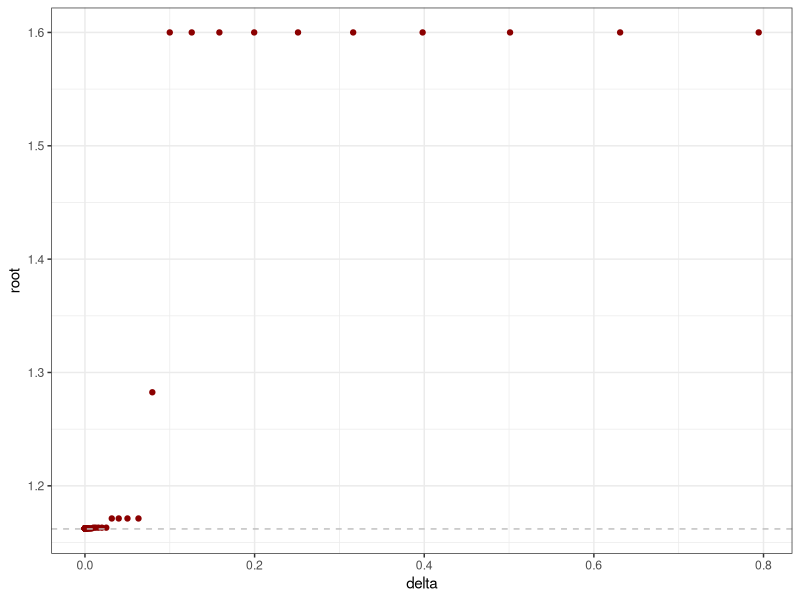
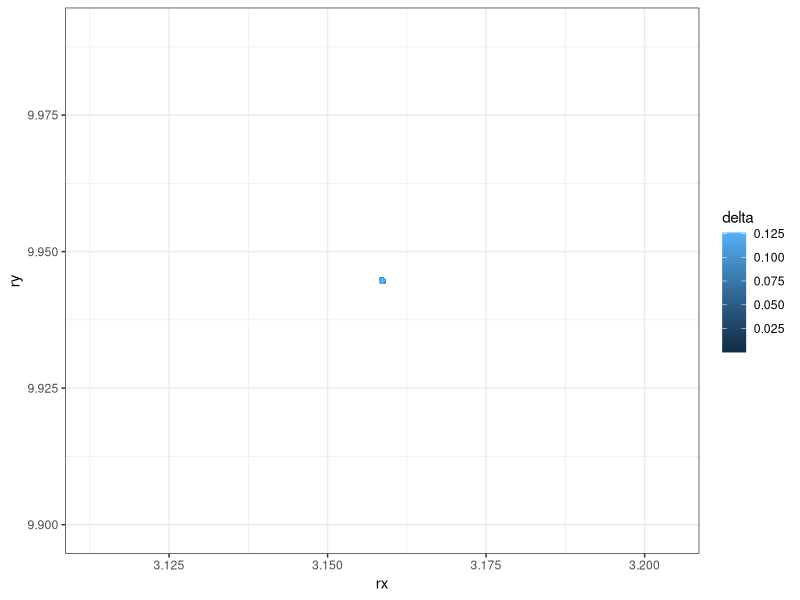
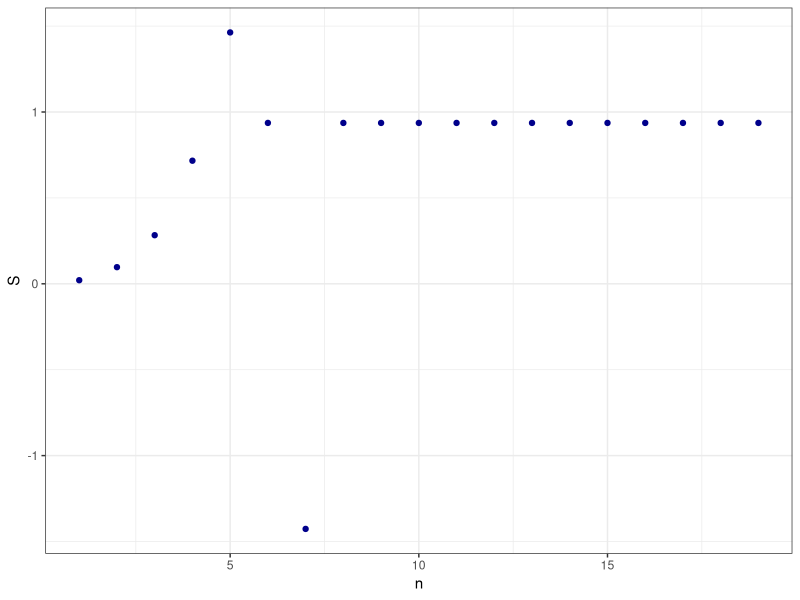
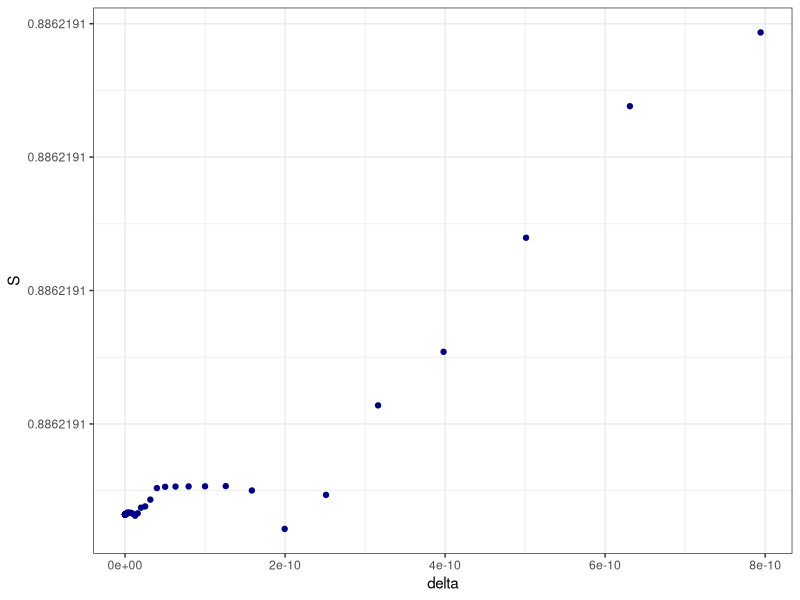
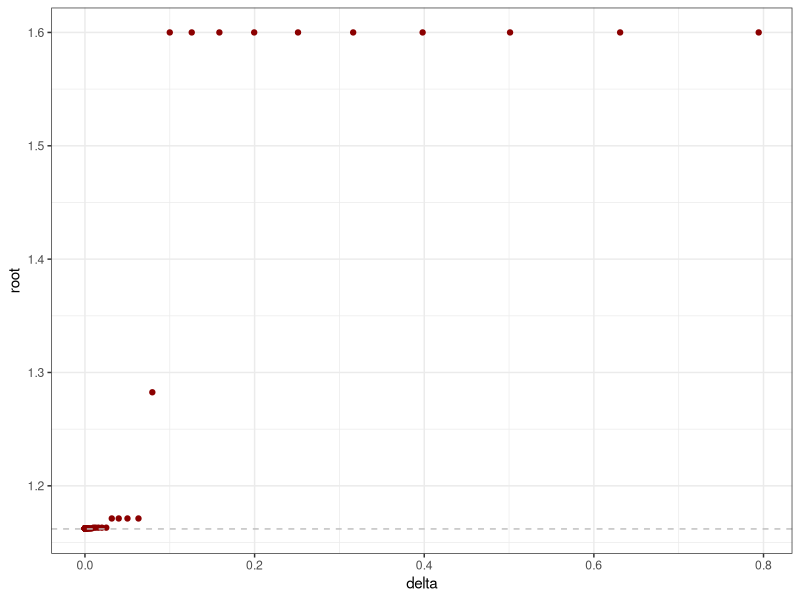
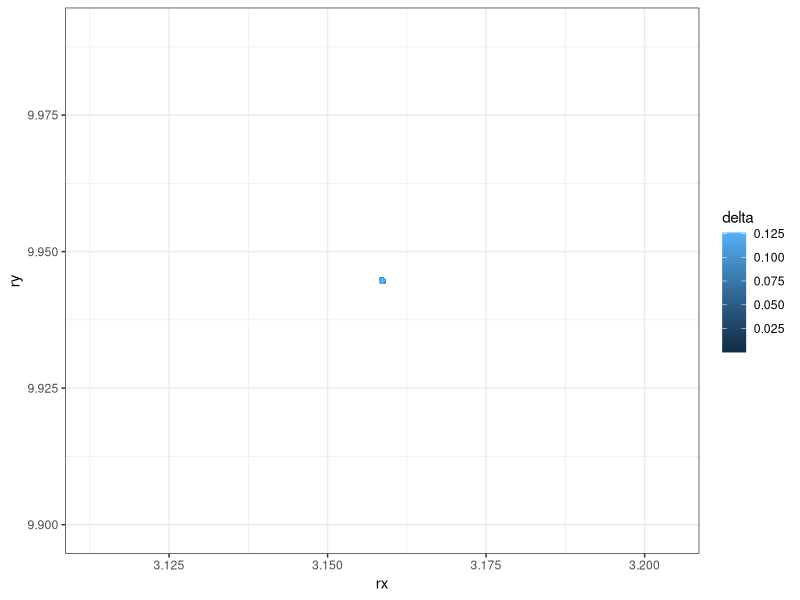
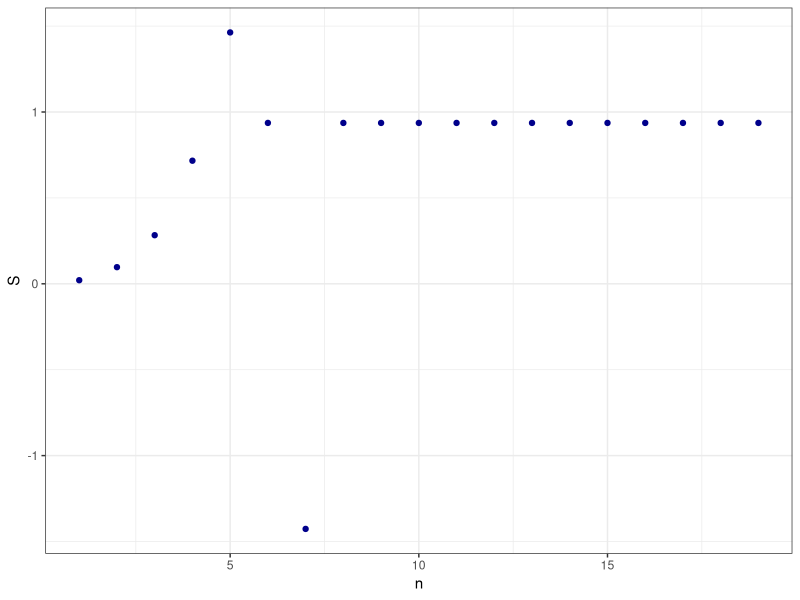
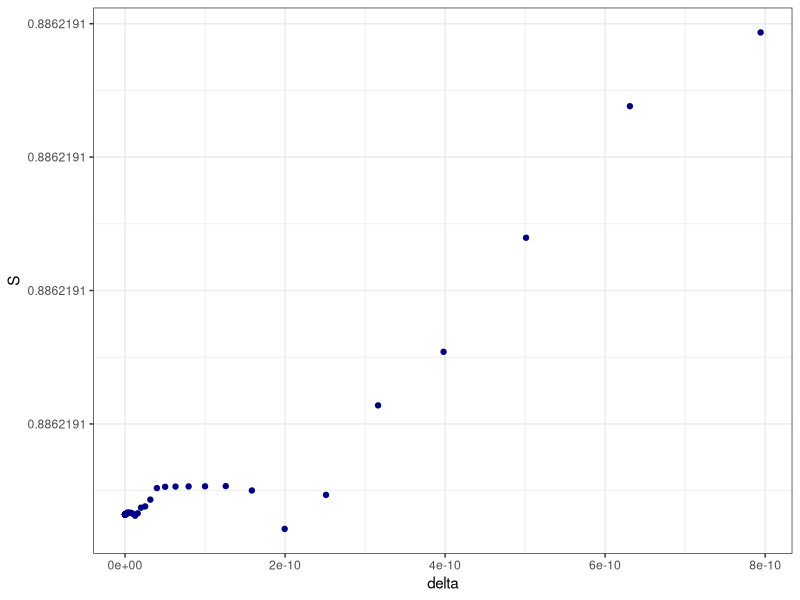

These charts were generated, in order, by the following R code:
#!/bin/R

library(ggplot2)
library(scales)

data1 <- read.csv("secant.csv", header=T, sep = ",")  # Read data

ggplot(data1) +                                       # Draw plot1
  geom_point(aes(delta, root), color = "darkred") +
  geom_hline(yintercept=1.162, linetype="dashed", color="grey") +
  theme_bw()
ggsave(file = "secant.pdf")                           # Export plot1

data2 <- read.csv("newton.csv", header=T, sep = ",")  # Read data

ggplot(data2) +                                       # Draw plot2
  geom_point(aes(rx, ry, color=delta)) +
  theme_bw()
ggsave(file = "newton.pdf")                           # Export plot2

data3a <- read.csv("simpsons.csv", header=T, sep = ",")  # Read data

ggplot(data3a) +                                       # Draw plot2
  geom_point(aes(n, S), color = "darkblue") +
  theme_bw()
ggsave(file = "simpsons.pdf")                           # Export plot2

data3b <- read.csv("simpsons_adapt.csv", header=T, sep = ",")  # Read data

ggplot(data3b) +                                       # Draw plot2
  geom_point(aes(delta, S), color = "darkblue") +
  theme_bw()
ggsave(file = "simpsons_adapt.pdf")                           # Export plot2


